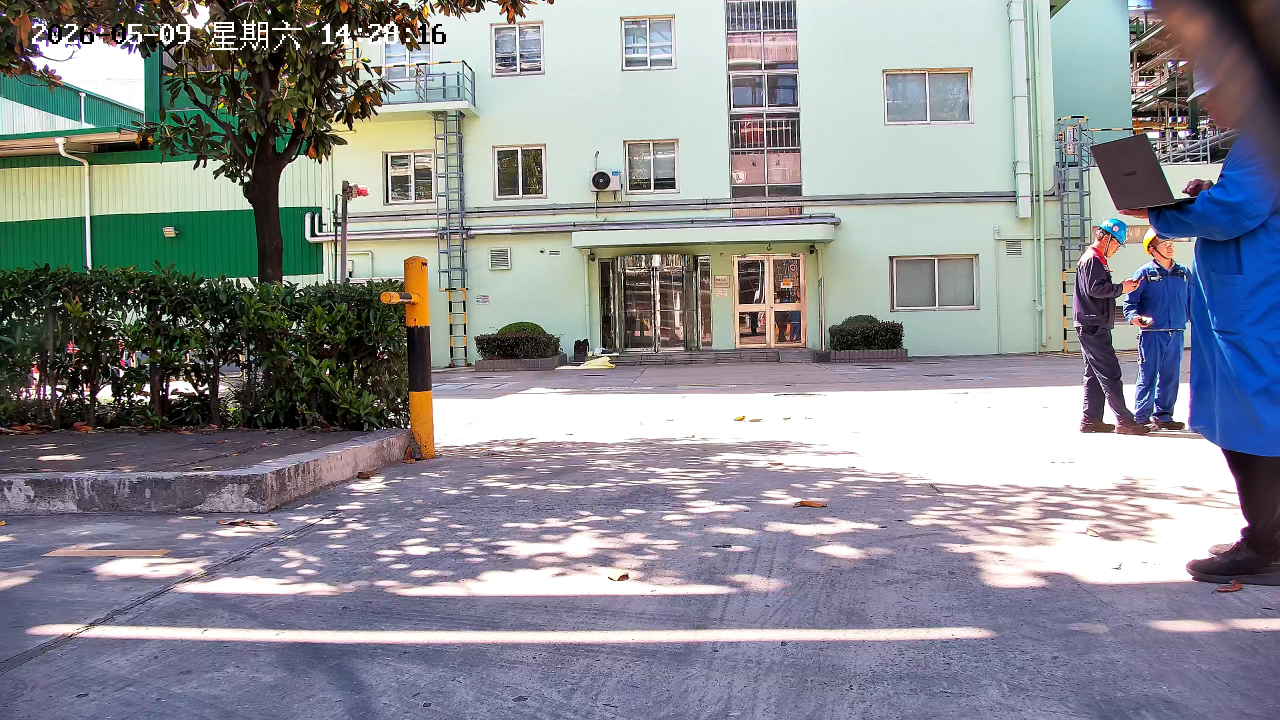
#> input picture resources/ref.jpg, 2560 x 1440 px (shown at 1/2 size)
$ python make_calib_npy.py ../../../resources out 100
#> lines starting #> are read from the running program, lines starting #| are printed output that depends on the picture
#> in main, img is the input picture: shape (1440, 2560, 3); mean B, G, R 147.4, 141.7, 140
#!/usr/bin/env python3
# ============================================================================
# 把校准图片转换为 HBDK4 hb_compile 需要的 .npy 校准数据
#
# 新版 hb_compile 已弃用 cal_data_type，要求校准数据为 .npy。
# 预处理：BGR uint8 -> letterbox NxN (灰底 114) -> BGR转RGB -> HWC转NCHW -> float32
# 数值保持 [0,255] 原值；归一化交给 hb_compile 的 scale_value 处理
# （与官方 RDK 参考一致：校准数据 [0,255] + norm_type=data_scale, scale_value=1/255）
#
# 用法:
#   python3 make_calib_npy.py <图片目录> <输出npy目录> [尺寸,默认640]
# ============================================================================
import os
import sys
import numpy as np
import cv2


def letterbox_rgb(img_bgr: np.ndarray, size: int) -> np.ndarray:
#> called with size = 100
    h, w = img_bgr.shape[:2]
#> h = 1440; w = 2560
    scale = min(size / float(w), size / float(h))
#> scale = 0.0391
    lw = max(1, int(round(w * scale)))
#> lw = 100
    lh = max(1, int(round(h * scale)))
#> lh = 56

    resized = cv2.resize(img_bgr, (lw, lh), interpolation=cv2.INTER_LINEAR)
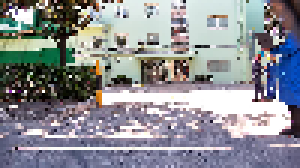
#> resized: shape (56, 100, 3) (shown 3 times larger); mean B, G, R 148.3, 142.6, 140.8
    resized = resized.astype(np.float32)          # 保持 [0,255]

    canvas = np.full((size, size, 3), 114.0, dtype=np.float32)
    pad_x = (size - lw) // 2
#> pad_x = 0
    pad_y = (size - lh) // 2
#> pad_y = 22
    canvas[pad_y:pad_y + lh, pad_x:pad_x + lw] = resized
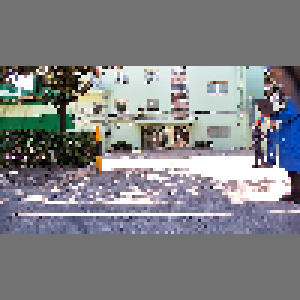
#> canvas: shape (100, 100, 3) float32 (shown 3 times larger); mean B, G, R 133.2, 130, 129

    rgb = canvas[..., ::-1]                      # BGR -> RGB
    chw = np.transpose(rgb, (2, 0, 1))           # HWC -> CHW
    return np.expand_dims(chw, 0).astype(np.float32)  # -> (1,3,H,W)


def main() -> None:
    if len(sys.argv) < 3:
        print(__doc__)
        sys.exit(1)

    in_dir = sys.argv[1]
    out_dir = sys.argv[2]
    size = int(sys.argv[3]) if len(sys.argv) > 3 else 640

    os.makedirs(out_dir, exist_ok=True)
    exts = ('.jpg', '.jpeg', '.png', '.bmp')
    files = sorted(f for f in os.listdir(in_dir) if f.lower().endswith(exts))
    if not files:
        print(f"[ERROR] 目录内没有图片: {in_dir}")
        sys.exit(1)

    n = 0
    sample_shape = None
    for f in files:
        img = cv2.imread(os.path.join(in_dir, f))
        if img is None:
            print(f"[WARN] 读取失败，跳过: {f}")
            continue
        arr = letterbox_rgb(img, size)
        sample_shape = arr.shape
#> sample_shape = (1, 3, 100, 100)
        out_name = os.path.splitext(f)[0] + ".npy"
        np.save(os.path.join(out_dir, out_name), arr)
        n += 1

    print(f"[INFO] 生成 {n} 个 npy -> {out_dir} (shape={sample_shape}, dtype=float32)")
#| [INFO] 生成 1 个 npy -> out (shape=(1, 3, 100, 100), dtype=float32)


if __name__ == "__main__":
    main()
